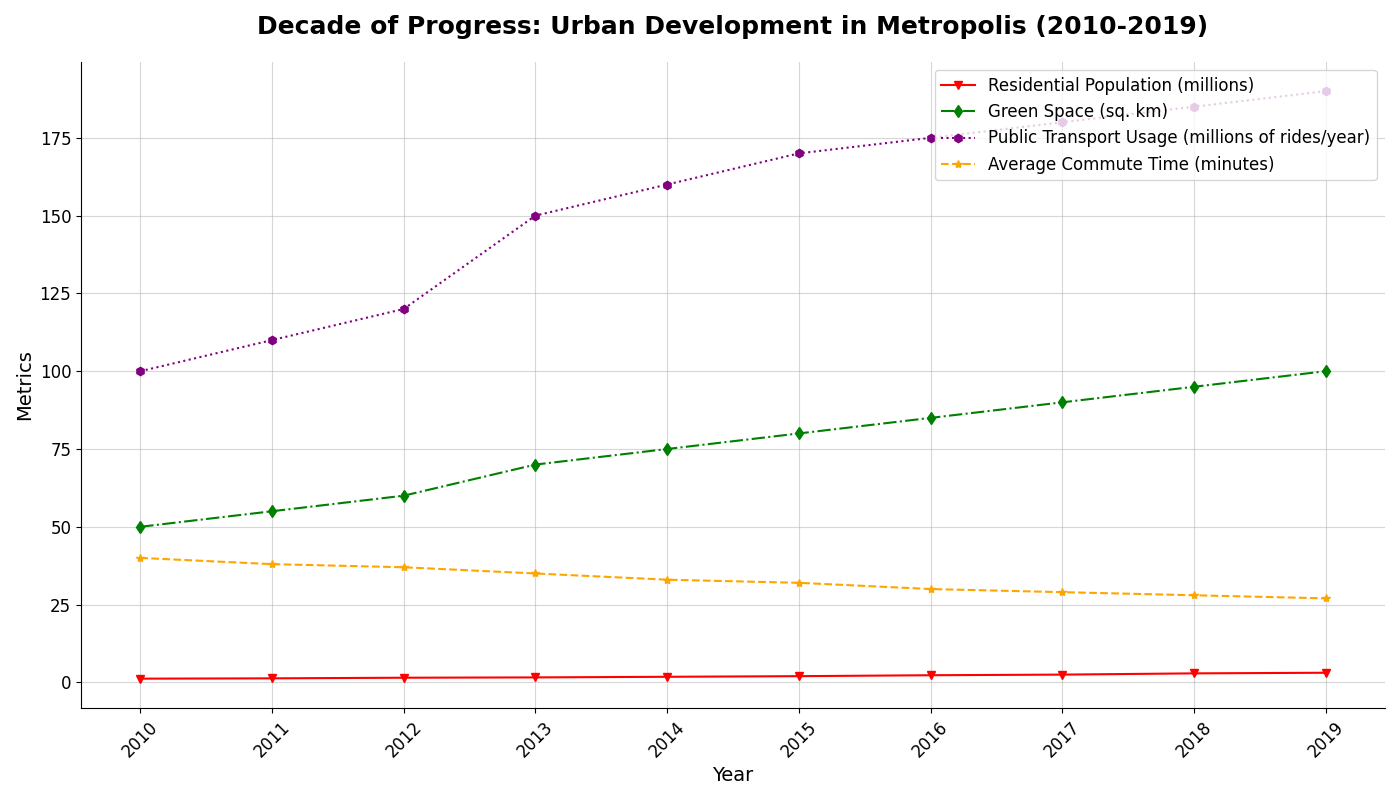

Write Python code to recreate this figure.
import matplotlib.pyplot as plt
import numpy as np

years = np.arange(2010, 2020)

residential_population = [1.2, 1.3, 1.5, 1.6, 1.8, 2.0, 2.3, 2.5, 2.9, 3.1]
green_space = [50, 55, 60, 70, 75, 80, 85, 90, 95, 100]
public_transport_usage = [100, 110, 120, 150, 160, 170, 175, 180, 185, 190]
average_commute_time = [40, 38, 37, 35, 33, 32, 30, 29, 28, 27]

fig, ax = plt.subplots(figsize=(14, 8))

# Changed marker types and colors
ax.plot(years, residential_population, marker='v', color='red', linestyle='-', label='Residential Population (millions)')
ax.plot(years, green_space, marker='d', color='green', linestyle='-.', label='Green Space (sq. km)')
ax.plot(years, public_transport_usage, marker='h', color='purple', linestyle=':', label='Public Transport Usage (millions of rides/year)')
ax.plot(years, average_commute_time, marker='*', color='orange', linestyle='--', label='Average Commute Time (minutes)')

plt.title('Decade of Progress: Urban Development in Metropolis (2010-2019)', fontsize=18, fontweight='bold', pad=20)
plt.xlabel('Year', fontsize=14)
plt.ylabel('Metrics', fontsize=14)
plt.legend(loc='upper right', fontsize=12)  # Changed legend location
plt.xticks(years, fontsize=12, rotation=45)
plt.yticks(fontsize=12)
plt.grid(True, linestyle='-', alpha=0.5)  # Changed grid linestyle and alpha
ax.spines['top'].set_visible(False)  # Removed the top border
ax.spines['right'].set_visible(False)  # Removed the right border
plt.tight_layout()
plt.show()
